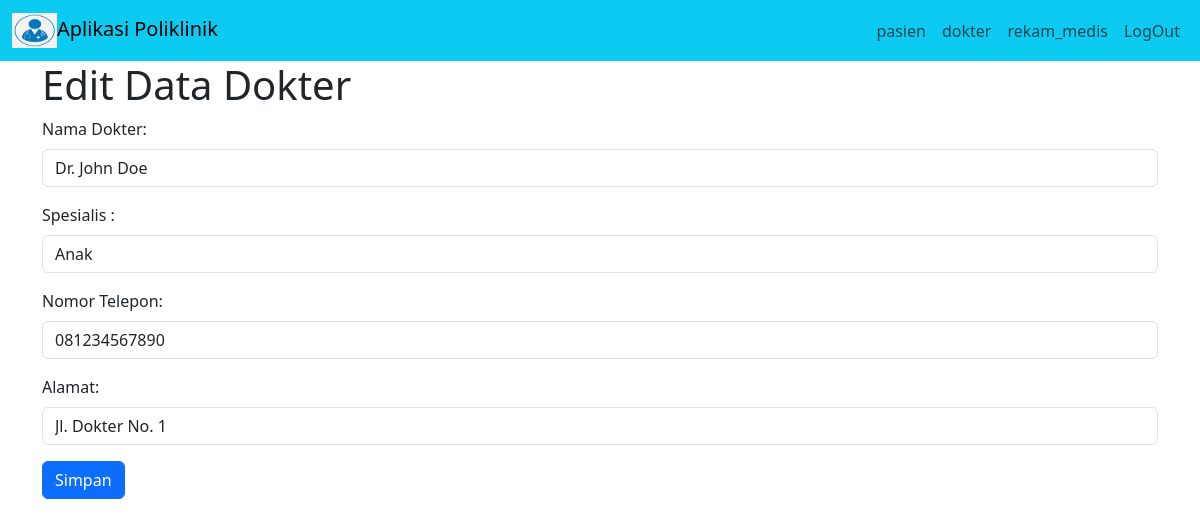
The page /?page=dokter/edit&id_dokter=1 on the database its author committed.
### tables this page shows
CREATE TABLE `dokter` (
  `id_dokter` int(11) NOT NULL,
  `nama_dokter` varchar(255) DEFAULT NULL,
  `spesialis` varchar(900) DEFAULT NULL,
  `no_telp_dokter` varchar(15) DEFAULT NULL,
  `alamat_dokter` varchar(255) DEFAULT NULL
);

### dokter/edit.php (the view, shortened to what this page needs)
<?php
include "koneksi.php";
$id_dokter = $_GET['id_dokter'];
$query = mysqli_query($koneksi, "SELECT * FROM dokter WHERE id_dokter='$id_dokter'");
$data = mysqli_fetch_array($query);
?>
<h1>Edit Data Dokter</h1>
<form action="?page=dokter/update" method="POST">
    <div class="mb-3">
        <label for="nama_pasien" class="form-label">Nama Dokter:</label>
        <input type="text" name="nama_dokter" class="form-control" value="<?php echo $data['nama_dokter']; ?>">
    </div>
    <div class="mb-3">
        <label for="nama_pasien" class="form-label">Spesialis :</label>
        <input type="text" name="spesialis" class="form-control" value="<?php echo $data['spesialis']; ?>">
    </div>
    <div class="mb-3">
        <label for="no_telp" class="form-label">Nomor Telepon:</label>
        <input type="text" name="no_telp_dokter" class="form-control" value="<?php echo $data['no_telp_dokter']; ?>">
    </div>
    <div class="mb-3">
        <label for="alamat" class="form-label">Alamat:</label>
        <input type="text" name="alamat_dokter" class="form-control" value="<?php echo $data['alamat_dokter']; ?>">
    </div>
    <div class="mb-3">
        <input type="submit" class="btn btn-primary" value="Simpan">
    </div>
</form>

### rows shown on the page
dokter: nama_dokter "Dr. John Doe", spesialis "Anak", no_telp_dokter "081234567890", alamat_dokter "Jl. Dokter No. 1"
